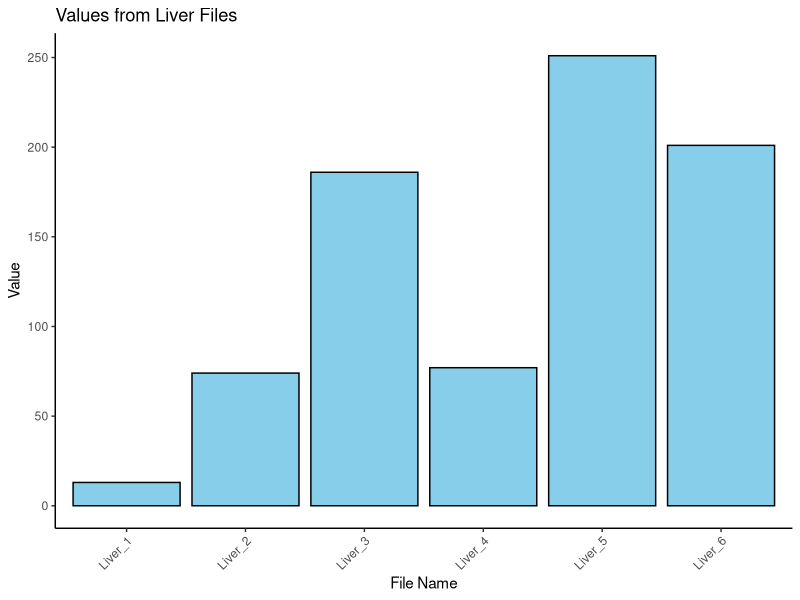

This chart was generated by the following R code:
files <- c("Liver_1", "Liver_2", "Liver_3", "Liver_4", "Liver_5", "Liver_6")
values <- c(13, 74, 186, 77, 251, 201)

df <- data.frame(File = files, Value = values)

library(ggplot2)

ggplot(df, aes(x = File, y = Value)) +
  geom_bar(stat = "identity", fill = "skyblue", color = "black") +
  theme_classic() +
  labs(title = "Values from Liver Files",
       x = "File Name",
       y = "Value") +
  theme(axis.text.x = element_text(angle = 45, hjust = 1))
